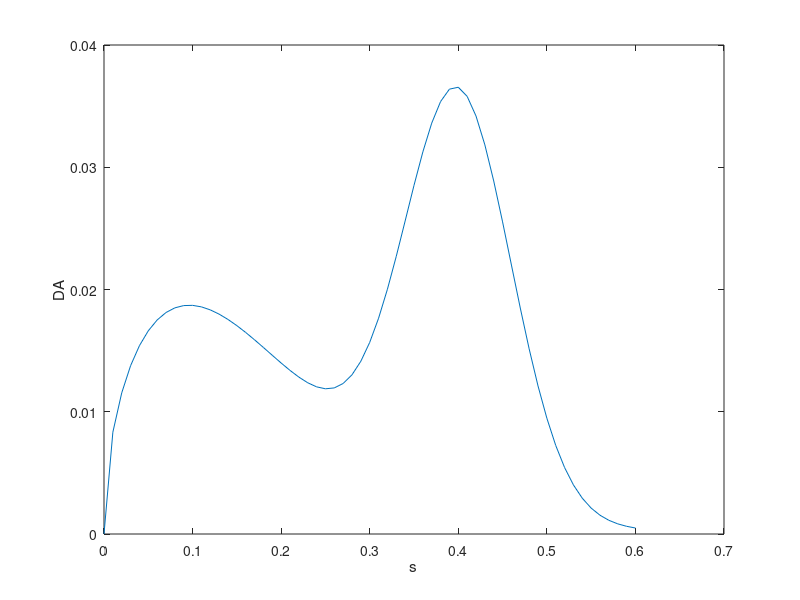
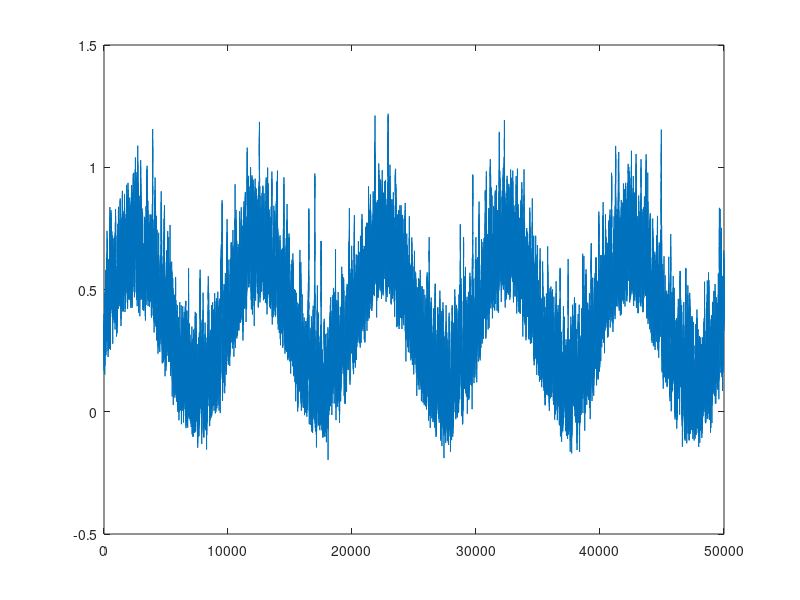
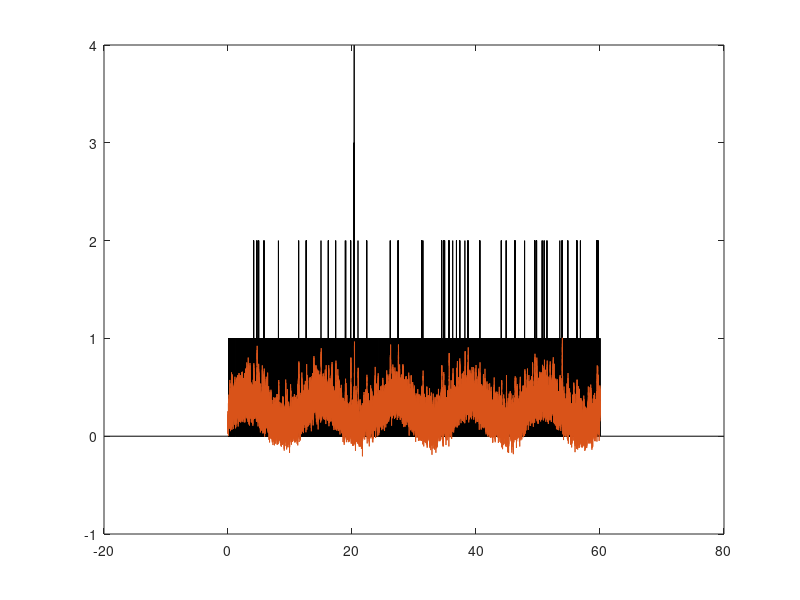

Source code (MATLAB) for these figures, in order: (Note: this script raises an error after producing the figures.)
% Reframing the problem here from optimizing to modeling.
% 
% Assumptions: mPFC stim produces a very non-linear looking dopamine
% response in the NAc. In the first test, this response is a linear
% convolution the multi-modal DA release with the pulse sequance. Once we
% have a system that can model this, then we can construct more complex
% functions of input and output.
%
%%
x = 0:.01:.6;
dur_s = 60*1;
stim_mean_hz = 20;
pulse_dur_s = 0.005;

% DA_response = wblpdf(x,.5,1.5) + normpdf(x+1,.5,3)
% DA_response = wblpdf(x,.2,1.5) + wblpdf(x-.4,.2,1.1); % Create some srange arbitrary non-linear, non-monotonic dopamine response.
DA_response = wblpdf(x,.2,1.5) + normpdf(x,.4,.06); % Create some srange arbitrary non-linear, non-monotonic dopamine response.
% DA_response = wblpdf(x,.2,1.5) ; % Create some srange arbitrary non-linear, non-monotonic dopamine response.
DA_response = DA_response/sum(DA_response);
% pad with zeros in front so that the events sync.
% DA_response = [zeros(size(DA_response)) DA_response];
% plot(x, wblpdf(x,.5,1.5))
figure
plot(x,DA_response); 

ylabel('DA');xlabel('s')

DA_response_pad = [zeros(size(DA_response)) DA_response];

%% Create the spike train.
x_s = linspace(0,dur_s,50000);
npts_in_stim = find(x_s > pulse_dur_s,1,'first');
S = zeros(size(x_s));
ISIs = abs(normrnd(1/stim_mean_hz,1/stim_mean_hz,1,10000));
% ISIs(1) = 0;
t_s = cumsum(ISIs);
t_s = t_s(t_s<dur_s);
ix = dsearchn(x_s(:),t_s(:));
S(ix) = 1;
S = conv(S,ones(1,npts_in_stim),'same');
% DA = convn(S,DA_response(end:-1:1),'same');
DA = convn(S,DA_response_pad,'same');
% Add noise
DA = DA + randn(size(DA))*mean(DA)/2;
% Add non-stationarity.
x = linspace(0,2*pi*5,length(DA));
sinwave = (sin(x)+1)/7;
DA = DA + sinwave;

figure
plot(DA+sinwave)

figure
bar(x_s,S)
hold on
plot(x_s,DA)
%% Now that we have the train, can we figure out the kernel response?
TR_IX = x_s<dur_s/2;
TE_IX = x_s>dur_s/2;
%
numFeatures = 1;
numResponses = 1;
numHiddenUnits = length(DA_response)+10;

layers = [ ...
    sequenceInputLayer(numFeatures)
    lstmLayer(numHiddenUnits)
    fullyConnectedLayer(numResponses)
    regressionLayer];

% maxEpochs = 60;
% miniBatchSize = 20;

options = trainingOptions('adam', ...
    'MaxEpochs',200, ...
    'GradientThreshold',1, ...
    'InitialLearnRate',0.005, ...
    'LearnRateSchedule','piecewise', ...
    'LearnRateDropPeriod',125, ...
    'LearnRateDropFactor',0.2, ...
    'Verbose',0, ...
    'Plots','training-progress');
% Detrend
% Shan = convn(S,hanning(length(DA_response)+210),'same');
% Sn = zscore(Shan);
% DAn = zscore(DA);

Sn = S;
DAn = DA;

net = trainNetwork(Sn(TR_IX),DAn(TR_IX),layers,options);
% net = predictAndUpdateState(net,XTrain);
% [net,YPred] = predictAndUpdateState(net,YTrain(end));

[DApred] = predict(net,Sn(TE_IX));

figure
plot(x_s(TR_IX),Sn(TR_IX),'b',x_s(TE_IX),Sn(TE_IX),'r')
hold on
plot(x_s(TR_IX),DAn(TR_IX),'g',x_s(TE_IX),DAn(TE_IX),'c')

figure
bar(x_s(TE_IX),Sn(TE_IX))
hold on
plot(x_s(TE_IX),DAn(TE_IX),'k')
plot(x_s(TE_IX),DApred,'r')


%%%%%%%%%%%%%%%%%%%%%%%%%
%% TDNN: use timedelaynet or narxnet
%%%%%%%%%%%%%%%%%%%%%%%%%
% inputDelays = 1:length(DA_response)+10;
%%
X = num2cell(Sn(TR_IX)); % seems dumb, but narx and timedelay seem to net need cell arrays.
Xtest = num2cell(Sn(TE_IX)); % seems dumb, but narx and timedelay seem to net need cell arrays.
T = num2cell(DAn(TR_IX));
%%%%%%%%%%%%%%%%%%%%%%%%%%%%%%%%%%%%%%%%%%
% inputDelays = 1:2;
inputDelays = 1:length(DA_response)+10;
% hiddenSizes = 1:length(DA_response)+10;
hiddenSizes = 10;
tdnn_net = timedelaynet(inputDelays,hiddenSizes);
[Xs,Xi,Ai,Ts] = preparets(tdnn_net,X,T);
tdnn_net_trained = train(tdnn_net,Xs,Ts,Xi,Ai);
view(tdnn_net_trained)
out = tdnn_net_trained(Xtest);
out = cell2mat(out);

figure
bar(x_s(TE_IX),Sn(TE_IX))
hold on
plot(x_s(TE_IX),DAn(TE_IX),'k')
plot(x_s(TE_IX),out,'r')
